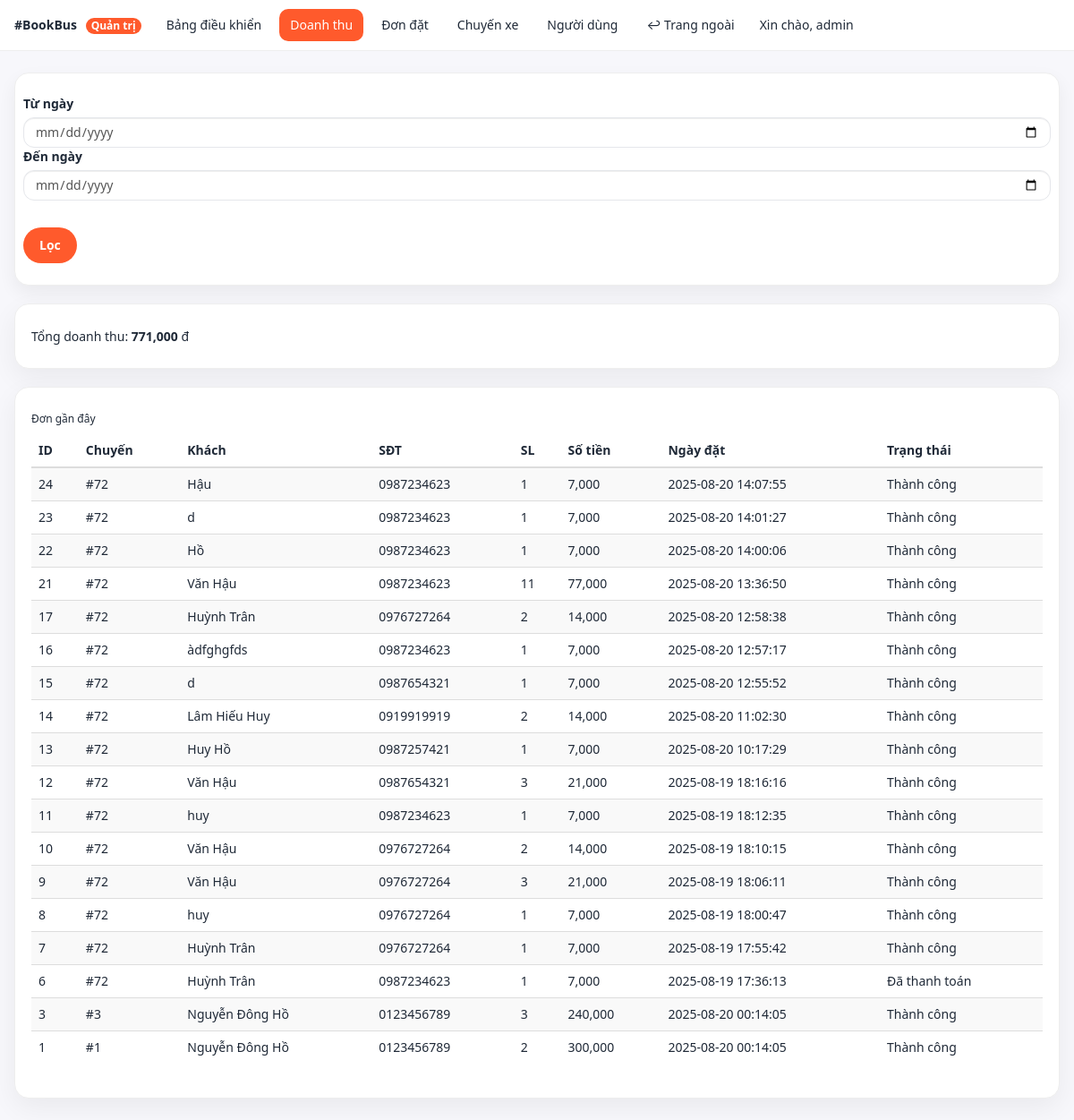
The page /admin/doanhthu.php (signed in) on the database its author committed.
### tables this page shows
CREATE TABLE "dat_ve" (
        id INTEGER PRIMARY KEY AUTOINCREMENT,
        user_id INTEGER,
        id_chuyen INTEGER,
        ho_ten TEXT,
        email TEXT,
        sdt TEXT,
        so_luong INTEGER DEFAULT 1,
        amount REAL DEFAULT 0,
        gia_ve REAL DEFAULT 0,
        payment_status TEXT DEFAULT 'pending',
        order_id TEXT,
        ngay_dat TEXT DEFAULT (datetime('now', 'localtime')),
        created_at TEXT DEFAULT (datetime('now', 'localtime'))
    , payment_provider TEXT DEFAULT 'mock', txn_id TEXT, ipn_payload TEXT, updated_at TEXT);

### admin/doanhthu.php (the view, shortened to what this page needs)
<?php
require_once __DIR__ . "/_layout_top.php";
require_once __DIR__ . "/../libs/db_chuyenxe.php";
$from = $_GET['from'] ?? '';
$to   = $_GET['to']   ?? '';
$where = "payment_status IN ('success','paid')";
$sqlSum = "SELECT COALESCE(SUM(amount),0) AS total FROM dat_ve WHERE $where";
$st = $pdo->prepare($sqlSum);
$st->execute();
$total = (int)$st->fetchColumn();
$sqlList = "SELECT id, id_chuyen, ho_ten, sdt, so_luong, amount, ngay_dat, payment_status
            FROM dat_ve WHERE $where ORDER BY id DESC LIMIT 50";
$st2 = $pdo->prepare($sqlList);
$st2->execute();
$rows = $st2->fetchAll(PDO::FETCH_ASSOC);
function vn_status($s){
  $map = [
    'pending'  => 'Chờ thanh toán',
    'paid'     => 'Đã thanh toán',
    'success'  => 'Thành công',
    'failed'   => 'Thất bại',
    'refunded' => 'Đã hoàn tiền',
  ];
  return $map[$s] ?? $s;
}
?>
<div class="form-card" style="margin-bottom:20px;">
  <form class="row g-3" method="get">
    <div class="col-auto">
      <label class="form-label">Từ ngày</label>
      <input type="date" class="form-control" name="from" value="<?=htmlspecialchars($from)?>">
    </div>
    <div class="col-auto">
      <label class="form-label">Đến ngày</label>
      <input type="date" class="form-control" name="to" value="<?=htmlspecialchars($to)?>">
    </div>
    <div class="col-auto" style="padding-top:30px;">
      <button class="btn btn-brand">Lọc</button>
    </div>
  </form>
</div>
<div class="cardx" style="margin-bottom:20px;">
  <h5>Tổng doanh thu: <b><?= number_format($total) ?></b> đ</h5>
</div>
<div class="cardx">
  <h6>Đơn gần đây</h6>
  <div class="table-responsive">
    <table class="table table-striped table-sm">
      <thead><tr>
        <th>ID</th><th>Chuyến</th><th>Khách</th><th>SĐT</th><th>SL</th><th>Số tiền</th><th>Ngày đặt</th><th>Trạng thái</th>
      </tr></thead>
      <tbody>
      <?php foreach ($rows as $r): ?>
        <tr>
          <td><?=$r['id']?></td>
          <td>#<?=$r['id_chuyen']?></td>
          <td><?=htmlspecialchars($r['ho_ten'])?></td>
          <td><?=htmlspecialchars($r['sdt'])?></td>
          <td><?=$r['so_luong']?></td>
          <td><?=number_format((int)$r['amount'])?></td>
          <td><?=htmlspecialchars($r['ngay_dat'])?></td>
          <td><?=vn_status($r['payment_status'])?></td>
      <?php endforeach; ?>
      </tbody>
    </table>
  </div>
</div>
<?php require_once __DIR__ . "/_layout_bottom.php"; ?>

### admin/assets/admin.css (style rules this page uses)
:root { --brand:#ff5a2c;--brand-ink:#1f2937;--muted:#6b7280;--bg:#f7f7fb;--card:#fff;--ring:rgba(255,90,44,.35) }
.admin-body { background:var(--bg);color:var(--brand-ink);font-family:system-ui,-apple-system,Segoe UI,Roboto,Helvetica,Arial,sans-serif }
.cardx { background:var(--card);border-radius:16px;box-shadow:0 10px 30px rgba(0,0,0,.06);border:1px solid #eee;padding:18px }
.form-card { background:var(--card);border-radius:16px;padding:24px;border:1px solid #eee;box-shadow:0 8px 20px rgba(0,0,0,.06) }
.form-control,.form-select { border-radius:12px;border:1px solid #e5e7eb;padding:10px 12px }
.btn-brand { background:var(--brand);color:#fff;border:none;border-radius:999px;padding:10px 18px;font-weight:600 }

### rows shown on the page
dat_ve: id "24", id_chuyen "72", ho_ten "Hậu", sdt "0987234623", so_luong "1", amount "7,000", ngay_dat "2025-08-20 14:07:55", payment_status "Thành công"
dat_ve: id "23", id_chuyen "72", ho_ten "d", sdt "0987234623", so_luong "1", amount "7,000", ngay_dat "2025-08-20 14:01:27", payment_status "Thành công"
dat_ve: id "22", id_chuyen "72", ho_ten "Hồ", sdt "0987234623", so_luong "1", amount "7,000", ngay_dat "2025-08-20 14:00:06", payment_status "Thành công"
dat_ve: id "21", id_chuyen "72", ho_ten "Văn Hậu", sdt "0987234623", so_luong "11", amount "77,000", ngay_dat "2025-08-20 13:36:50", payment_status "Thành công"
dat_ve: id "17", id_chuyen "72", ho_ten "Huỳnh Trân", sdt "0976727264", so_luong "2", amount "14,000", ngay_dat "2025-08-20 12:58:38", payment_status "Thành công"
dat_ve: id "16", id_chuyen "72", ho_ten "àdfghgfds", sdt "0987234623", so_luong "1", amount "7,000", ngay_dat "2025-08-20 12:57:17", payment_status "Thành công"
dat_ve: id "15", id_chuyen "72", ho_ten "d", sdt "0987654321", so_luong "1", amount "7,000", ngay_dat "2025-08-20 12:55:52", payment_status "Thành công"
dat_ve: id "14", id_chuyen "72", ho_ten "Lâm Hiếu Huy", sdt "0919919919", so_luong "2", amount "14,000", ngay_dat "2025-08-20 11:02:30", payment_status "Thành công"
dat_ve: id "13", id_chuyen "72", ho_ten "Huy Hồ", sdt "0987257421", so_luong "1", amount "7,000", ngay_dat "2025-08-20 10:17:29", payment_status "Thành công"
dat_ve: id "12", id_chuyen "72", ho_ten "Văn Hậu", sdt "0987654321", so_luong "3", amount "21,000", ngay_dat "2025-08-19 18:16:16", payment_status "Thành công"
dat_ve: id "11", id_chuyen "72", ho_ten "huy", sdt "0987234623", so_luong "1", amount "7,000", ngay_dat "2025-08-19 18:12:35", payment_status "Thành công"
dat_ve: id "10", id_chuyen "72", ho_ten "Văn Hậu", sdt "0976727264", so_luong "2", amount "14,000", ngay_dat "2025-08-19 18:10:15", payment_status "Thành công"
dat_ve: id "9", id_chuyen "72", ho_ten "Văn Hậu", sdt "0976727264", so_luong "3", amount "21,000", ngay_dat "2025-08-19 18:06:11", payment_status "Thành công"
dat_ve: id "8", id_chuyen "72", ho_ten "huy", sdt "0976727264", so_luong "1", amount "7,000", ngay_dat "2025-08-19 18:00:47", payment_status "Thành công"
dat_ve: id "7", id_chuyen "72", ho_ten "Huỳnh Trân", sdt "0976727264", so_luong "1", amount "7,000", ngay_dat "2025-08-19 17:55:42", payment_status "Thành công"
dat_ve: id "6", id_chuyen "72", ho_ten "Huỳnh Trân", sdt "0987234623", so_luong "1", amount "7,000", ngay_dat "2025-08-19 17:36:13", payment_status "Đã thanh toán"
dat_ve: id "3", id_chuyen "3", ho_ten "Nguyễn Đông Hồ", sdt "0123456789", so_luong "3", amount "240,000", ngay_dat "2025-08-20 00:14:05", payment_status "Thành công"
dat_ve: id "1", id_chuyen "1", ho_ten "Nguyễn Đông Hồ", sdt "0123456789", so_luong "2", amount "300,000", ngay_dat "2025-08-20 00:14:05", payment_status "Thành công"

### other values the page prints
$_SESSION['user']['username'] "admin"
$total "771,000"
